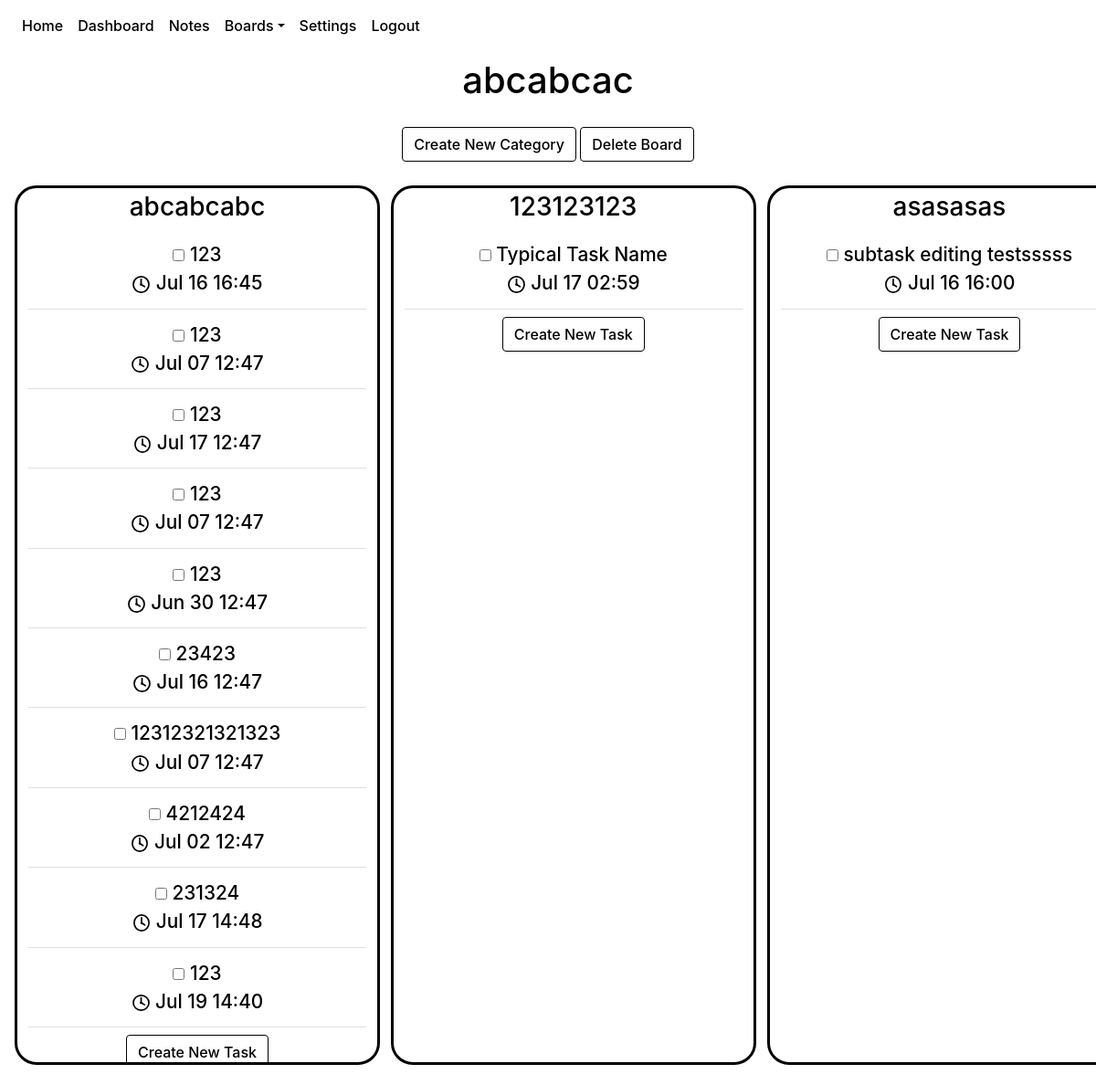
/boards/1 (signed in), run on an earlier commit of the app's database.
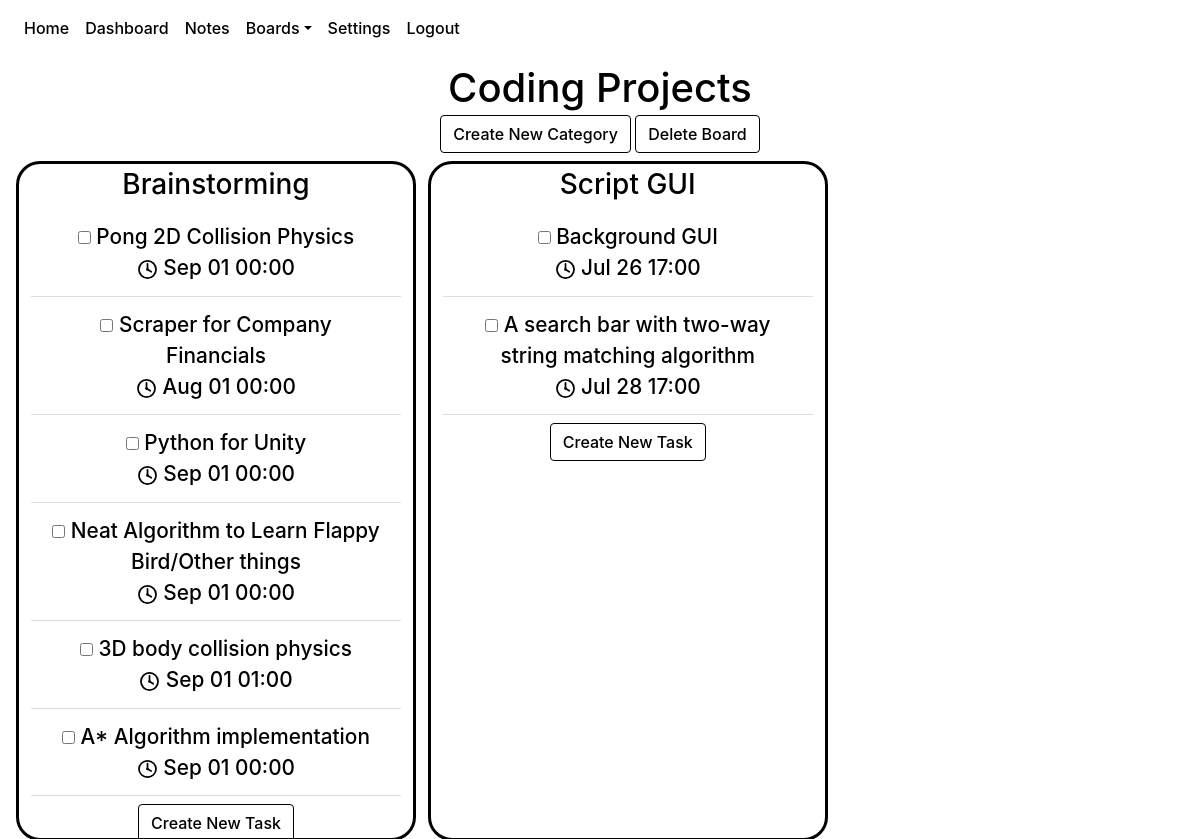
And on a later commit of the database.
### website/models.py (models this page shows)
class Board(db.Model):
    id = db.Column(db.Integer, primary_key = True)
    name = db.Column(db.String(100))
    date = db.Column(db.DateTime(timezone=True), default=func.now())
    category_num = db.Column(db.Integer)
    categories = db.relationship('Category')
    tasks = db.relationship('Task')
    user_id = db.Column(db.Integer, db.ForeignKey('user.id'))

class Category(db.Model):
    id = db.Column(db.Integer, primary_key = True)
    name = db.Column(db.String(100))
    date = db.Column(db.DateTime(timezone=True), default=func.now())
    user_id = db.Column(db.Integer, db.ForeignKey('user.id'))
    board_id = db.Column(db.Integer,db.ForeignKey('board.id'))
    tasks = db.relationship('Task')

class Task(db.Model):
    id = db.Column(db.Integer, primary_key = True)
    created = db.Column(db.DateTime(timezone = True), default = func.now())
    last_modified = db.Column(db.DateTime(timezone = True), default = func.now())
    due_date = db.Column(db.DateTime(timezone = True))
    name = db.Column(db.String(100))
    description = db.Column(db.String(10000))
    completed = db.Column(db.Boolean, default = False)
    category = db.Column(db.Integer, db.ForeignKey('category.id'))
    board = db.Column(db.Integer, db.ForeignKey('board.id'))
    subtasks = db.relationship('Subtask')
    user_id = db.Column(db.Integer, db.ForeignKey('user.id'))

### website/views.py (the view)
@views.route('/boards/<board>', methods = ['GET'])
@login_required
def view_board(board):
    return render_template("boardview.html", user = current_user, board = board)

### website/__init__.py (called while the page is built)
def create_app():
    app = Flask(__name__)
    app.config['SECRET_KEY'] = urandom(12).hex()
    app.config['SQLALCHEMY_DATABASE_URI'] = f'sqlite:///{DB_NAME}'
    app.config['SQLALCHEMY_TRACK_MODIFICATIONS'] = False
    db.init_app(app)
    from .views import views
    from .auth import auth
    app.register_blueprint(views, url_prefix='/')
    app.register_blueprint(auth, url_prefix='/')
    from .models import User, Note, Board, Task, Category
    create_database(app)
    login_manager = LoginManager()
    login_manager.login_view = 'auth.login'
    login_manager.init_app(app)
    @login_manager.user_loader
    def load_user(id):
        return User.query.get(id)
    return app

### website/templates/boardview.html (shortened to what this page needs)
{% extends "base.html" %}
{% block style %}
<link rel="stylesheet" href="{{ url_for('static', filename = 'boardView.css') }}" />
{% endblock %}
{% block content %}
{% for boardObject in user.boards%}
{% if boardObject.id == board|int %}
{% set boardname = boardObject.name|string %}
<div class="board-title" id="board-title-div">
<h1 align="center"
id="board-title"
class="title"
ondblclick="editTitleDisplay()"
name="board-title">
{{ boardname }}
</h1>
</div>
<div align="center" class="main-buttons">
<button
class="btn btn-primary"
id="create-category-button"
onclick="showCategoryCreation()"
>
Create New Category
</button>
<button
onclick="showDeleteConfirmation(`deleteBoard({{ boardObject.id }});`, 'board');"
id="deleteBoard"
class="btn btn-secondary"
href="/boards"
>
Delete Board
</button>
</div>
<div align="center"
class="board_content"
id="envelop_content" >
{% for cat in boardObject.categories %}
<div align="center" class="category-container" name="{{ cat.name }}" draggable="true" ondragstart="dragInitCategory({{cat.id}});">
    <h3 align="center" class="display-category category_name C{{cat.id}}" ondblclick="editCategoryDisplay('{{cat.id}}')", id="category-title-{{cat.id}}" >{{ cat.name }}</h3>
    <ul class="list-group list-group-flush task_list">
    {% for task in cat.tasks%}
    {% if task.completed == False %}
    <li align="center" class="list-group-item task-item-incompleted">
        <input
        type="checkbox"
        class="task-checkbox"
        id="{{task.id}}"
        onclick="toggleTaskCompletion({{task.id}}, {{boardObject.id}})"/>
        <a class="edit_task_link" href="/boards/{{boardObject.id}}/{{cat.id}}/{{task.id}}">
            <span class="incompleted-task-text">{{task.name}}<br><img src="{{url_for('static', filename = 'clock.svg')}}" id="clock-svg"> {{task.due_date.strftime('%b %d %H:%M')}}</span>
        </a>
    </li>
    {% endif %}
    {% endfor %}
    </ul>
    <div align="center" id="new-task-container-div" class="new-task-container">
    <button
    class="btn btn-primary"
    id="createTask"
    onclick="showTaskCreation({{ boardObject.id }}, {{ cat.id }} )"
    >
    Create New Task
    </button>
    </div>
</div>
{% endfor %}
</div>
{% endif %}
{% endfor %}
{% endblock %}

What changed in the data, as far as the page shows it:
removed Category: name "abcabcabc"
no longer on this page (row edited): Task: name "123", completed False (drawn), due_date "Jul 16 16:45", shown under "abcabcabc"
removed Task: name "123", completed False (drawn), due_date "Jul 07 12:47", shown under "abcabcabc"
no longer on this page (row edited): Task: name "123", completed False (drawn), due_date "Jul 17 12:47", shown under "abcabcabc"
no longer on this page (row edited): Task: name "123", completed False (drawn), due_date "Jul 07 12:47", shown under "abcabcabc"
no longer on this page (row edited): Task: name "123", completed False (drawn), due_date "Jun 30 12:47", shown under "abcabcabc"
removed Task: name "23423", completed False (drawn), due_date "Jul 16 12:47", shown under "abcabcabc"
removed Task: name "12312321321323", completed False (drawn), due_date "Jul 07 12:47", shown under "abcabcabc"
removed Task: name "4212424", completed False (drawn), due_date "Jul 02 12:47", shown under "abcabcabc"
removed Task: name "231324", completed False (drawn), due_date "Jul 17 14:48", shown under "abcabcabc"
removed Task: name "123", completed False (drawn), due_date "Jul 19 14:40", shown under "abcabcabc"
removed Task: name "subtask editing testsssss", completed False (drawn), due_date "Jul 16 16:00", shown under Category "asasasas"
changed Board: name "abcabcac" → "Coding Projects"
changed Category: loses Task (name "Typical Task Name", completed False (drawn), due_date "Jul 17 02:59"); name "123123123" → "Brainstorming"
added Task: name "Pong 2D Collision Physics", completed False (drawn), due_date "Sep 01 00:00", shown under Category "Brainstorming"
added Task: name "Scraper for Company Financials", completed False (drawn), due_date "Aug 01 00:00", shown under Category "Brainstorming"
added Task: name "Python for Unity", completed False (drawn), due_date "Sep 01 00:00", shown under Category "Brainstorming"
added Task: name "Neat Algorithm to Learn Flappy Bird/Other things", completed False (drawn), due_date "Sep 01 00:00", shown under Category "Brainstorming"
added Task: name "3D body collision physics", completed False (drawn), due_date "Sep 01 01:00", shown under Category "Brainstorming"
added Task: name "A* Algorithm implementation", completed False (drawn), due_date "Sep 01 00:00", shown under Category "Brainstorming"
changed Category: name "asasasas" → "Script GUI"
added Task: name "Background GUI", completed False (drawn), due_date "Jul 26 17:00", shown under Category "Script GUI"
added Task: name "A search bar with two-way string matching algorithm", completed False (drawn), due_date "Jul 28 17:00", shown under Category "Script GUI"
